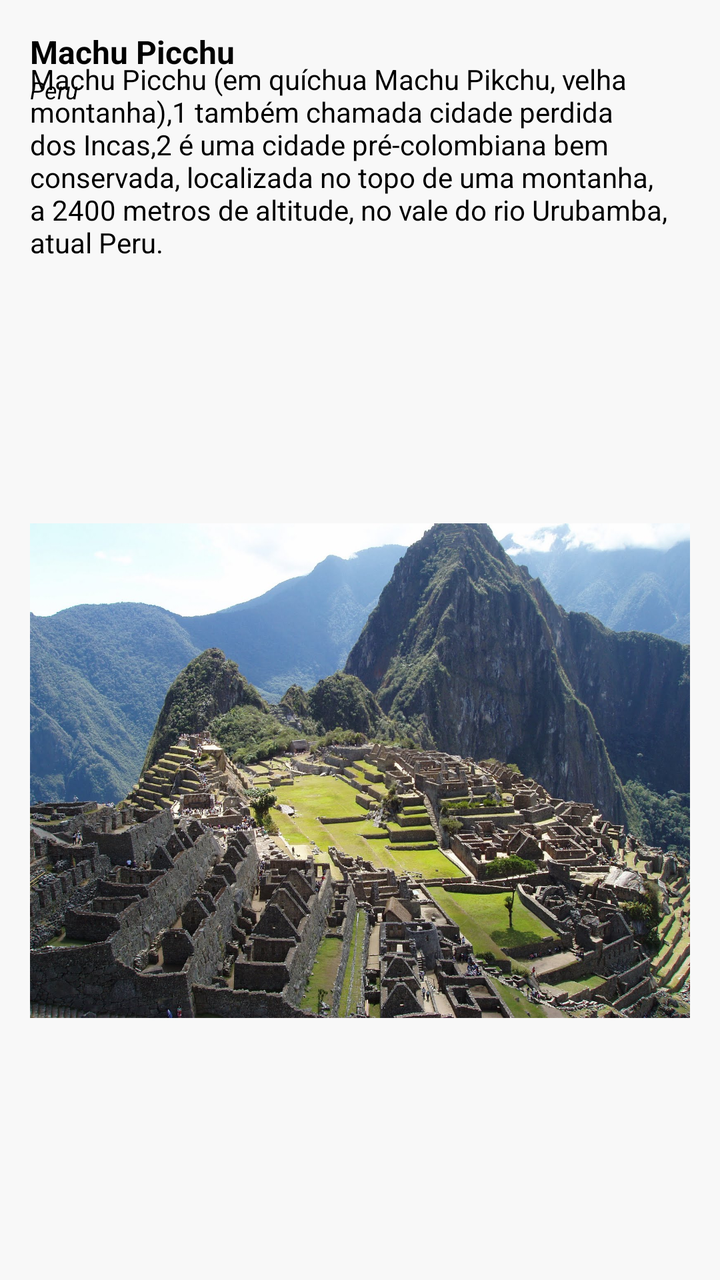
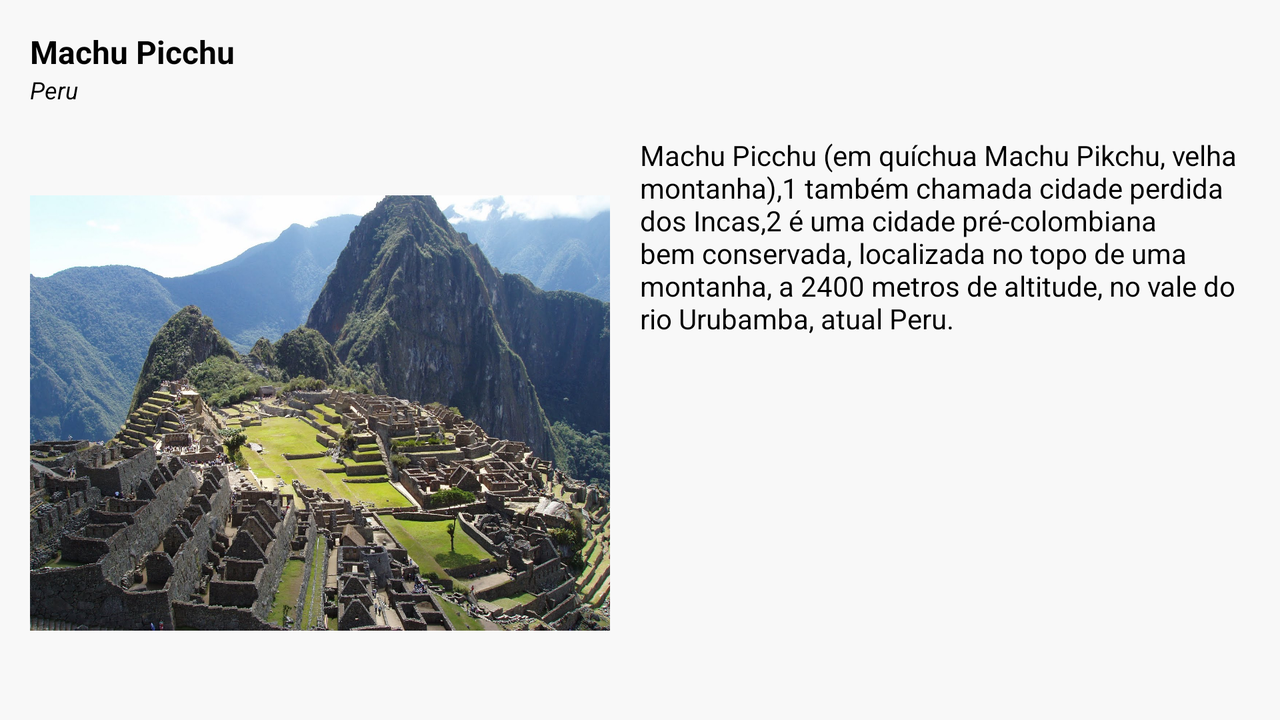

An Android layout and its configuration variant, each rendered on a device that would load it. The default file and the variant file are quoted in full after the pictures.
<!-- AndroidManifest.xml: application theme AppTheme -->
<!-- res/layout/main_feed_item.xml -->
<?xml version="1.0" encoding="utf-8"?>
<RelativeLayout xmlns:android="http://schemas.android.com/apk/res/android"
    style="@style/MainItemContent"
    android:layout_width="match_parent"
    android:layout_height="match_parent"
    android:padding="@dimen/activity_screen_padding">

    <TextView
        android:id="@+id/textItemName"
        style="@style/MainItemName"
        android:layout_width="wrap_content"
        android:layout_height="wrap_content"
        android:layout_alignParentStart="true"
        android:layout_alignParentTop="true"
        android:text="@string/worldWondersMachuPicchu" />

    <TextView
        android:id="@+id/textItemCountry"
        style="@style/MainItemCountry"
        android:layout_width="wrap_content"
        android:layout_height="wrap_content"
        android:layout_alignParentStart="true"
        android:layout_below="@+id/textItemName"
        android:text="@string/peru" />

    <ImageView
        android:id="@+id/imageLike"
        style="@style/MainItemImageLike"
        android:layout_width="wrap_content"
        android:layout_height="wrap_content"
        android:layout_alignParentRight="true"
        android:src="@drawable/like" />

    <TextView
        android:id="@+id/textItemDescription"
        style="@style/MainItemDescription"
        android:layout_width="wrap_content"
        android:layout_height="wrap_content"
        android:layout_alignParentStart="true"
        android:layout_below="@+id/imageLike"
        android:paddingTop="@dimen/activity_object_default_padding"
        android:text="@string/lorenIpsum" />

    <ImageView
        android:id="@+id/imageItem"
        style="@style/MainItemImageWorldWonders"
        android:layout_width="wrap_content"
        android:layout_height="wrap_content"
        android:layout_alignParentStart="true"
        android:layout_below="@+id/textItemDescription"
        android:paddingTop="@dimen/activity_object_default_padding"
        android:src="@drawable/machu_picchu" />
</RelativeLayout>
<!-- resources referenced by this layout -->
<resources>
  <dimen name="activity_object_default_padding">15dp</dimen>
  <dimen name="activity_screen_padding">15dp</dimen>
  <!-- drawable machu_picchu: jpg bitmap (drawable-xhdpi, 428029 bytes) -->
  <string name="lorenIpsum">Machu Picchu (em quíchua Machu Pikchu, "velha montanha"),1 também chamada "cidade perdida dos Incas",2 é uma cidade pré-colombiana bem conservada, localizada no topo de uma montanha, a 2400 metros de altitude, no vale do rio Urubamba, atual Peru.</string>
  <string name="peru">Peru</string>
  <string name="worldWondersMachuPicchu">Machu Picchu</string>
  <style name="MainItemContent" parent="android:Theme.Holo.Light.DarkActionBar">
          <item name="android:background">@color/item_list_background</item>
      </style>
  <style name="MainItemCountry" parent="android:Theme.Holo.Light.DarkActionBar">
          <item name="android:textSize">@dimen/activity_h3_font_size</item>
          <item name="android:textStyle">italic</item>
      </style>
  <style name="MainItemDescription" parent="android:Theme.Holo.Light.DarkActionBar">
          <item name="android:textSize">@dimen/activity_h2_font_size</item>
      </style>
  <style name="MainItemImageLike" parent="android:Theme.Holo.Light.DarkActionBar" />
  <style name="MainItemImageWorldWonders" parent="android:Theme.Holo.Light.DarkActionBar" />
  <style name="MainItemName" parent="android:Theme.Holo.Light.DarkActionBar">
          <item name="android:textSize">@dimen/activity_h1_font_size</item>
          <item name="android:textStyle">bold</item>
      </style>
  <style name="AppTheme" parent="android:Theme.Holo.Light.DarkActionBar">
          
      </style>
  <item name="item_list_background" type="color">#F8F8F8</item>
  <dimen name="activity_h3_font_size">12sp</dimen>
  <dimen name="activity_h2_font_size">14sp</dimen>
  <dimen name="activity_h1_font_size">16sp</dimen>
</resources>
<!-- res/layout-land/main_feed_item.xml (the author's variant of the layout above) -->
<!-- drawn on the phone turned sideways -->
<?xml version="1.0" encoding="utf-8"?>
<RelativeLayout xmlns:android="http://schemas.android.com/apk/res/android"
    style="@style/MainItemContent"
    android:layout_width="match_parent"
    android:layout_height="match_parent"
    android:padding="@dimen/activity_screen_padding">

    <TextView
        android:id="@+id/textItemName"
        style="@style/MainItemName"
        android:layout_width="wrap_content"
        android:layout_height="wrap_content"
        android:layout_alignParentStart="true"
        android:layout_alignParentTop="true"
        android:text="@string/worldWondersMachuPicchu" />

    <TextView
        android:id="@+id/textItemCountry"
        style="@style/MainItemCountry"
        android:layout_width="wrap_content"
        android:layout_height="wrap_content"
        android:layout_alignParentStart="true"
        android:layout_below="@+id/textItemName"
        android:text="@string/peru" />

    <ImageView
        android:id="@+id/imageLike"
        style="@style/MainItemImageLike"
        android:layout_width="wrap_content"
        android:layout_height="wrap_content"
        android:layout_alignParentRight="true"
        android:src="@drawable/like" />

    <LinearLayout
        android:layout_width="match_parent"
        android:layout_height="match_parent"
        android:layout_below="@id/textItemCountry"
        android:gravity="left"
        android:orientation="horizontal"
        android:paddingTop="@dimen/activity_object_default_padding">

        <ImageView
            android:id="@+id/imageItem"
            style="@style/MainItemImageWorldWonders"
            android:layout_width="wrap_content"
            android:layout_height="wrap_content"
            android:layout_weight="1"
            android:paddingRight="@dimen/activity_object_default_padding"
            android:src="@drawable/machu_picchu" />

        <TextView
            android:id="@+id/textItemDescription"
            style="@style/MainItemDescription"
            android:layout_width="wrap_content"
            android:layout_height="wrap_content"
            android:layout_weight="1"
            android:gravity="left"
            android:text="@string/lorenIpsum" />
    </LinearLayout>
</RelativeLayout>
